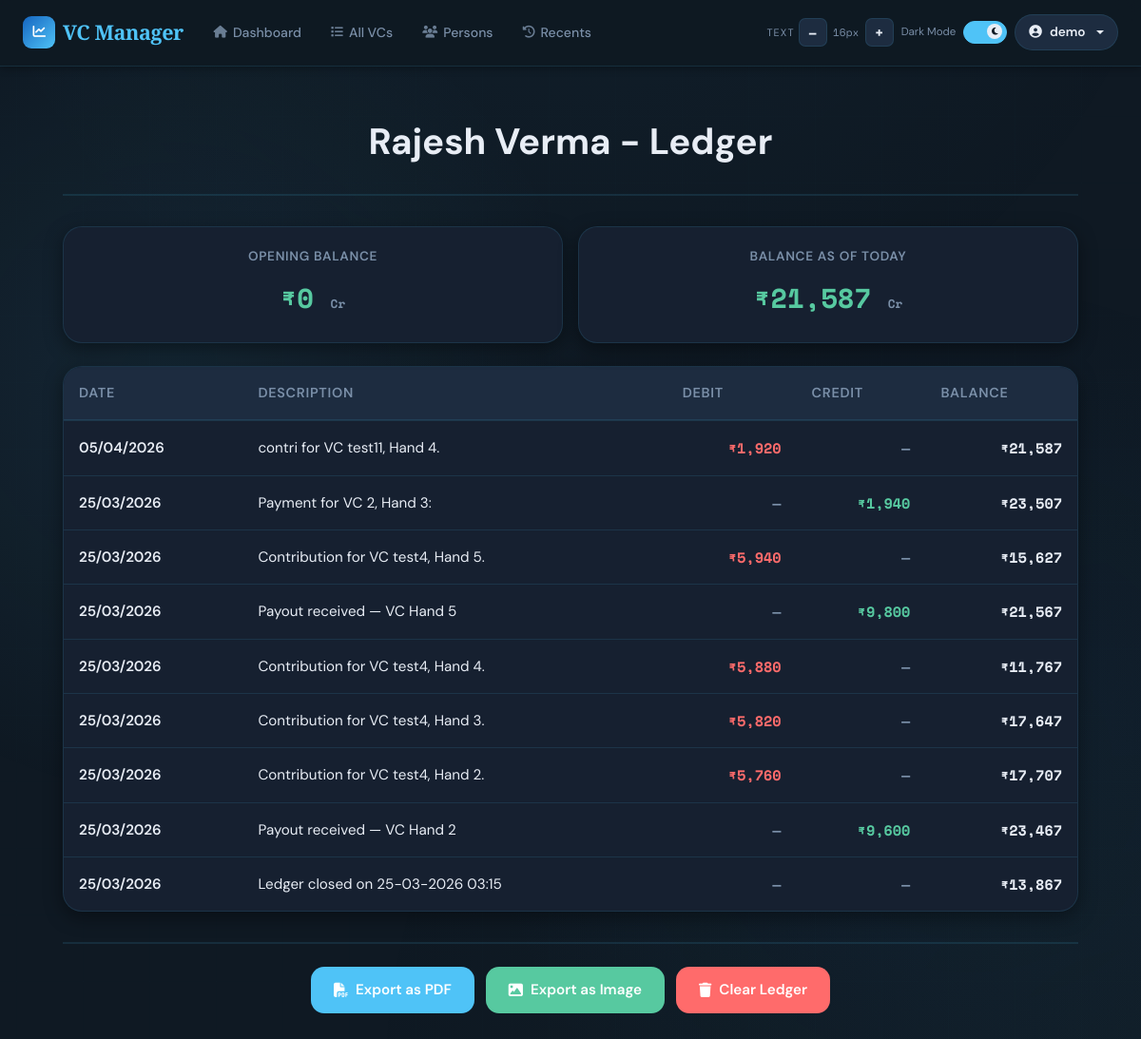
Before: /ledger/7 (signed in) with the older database file.
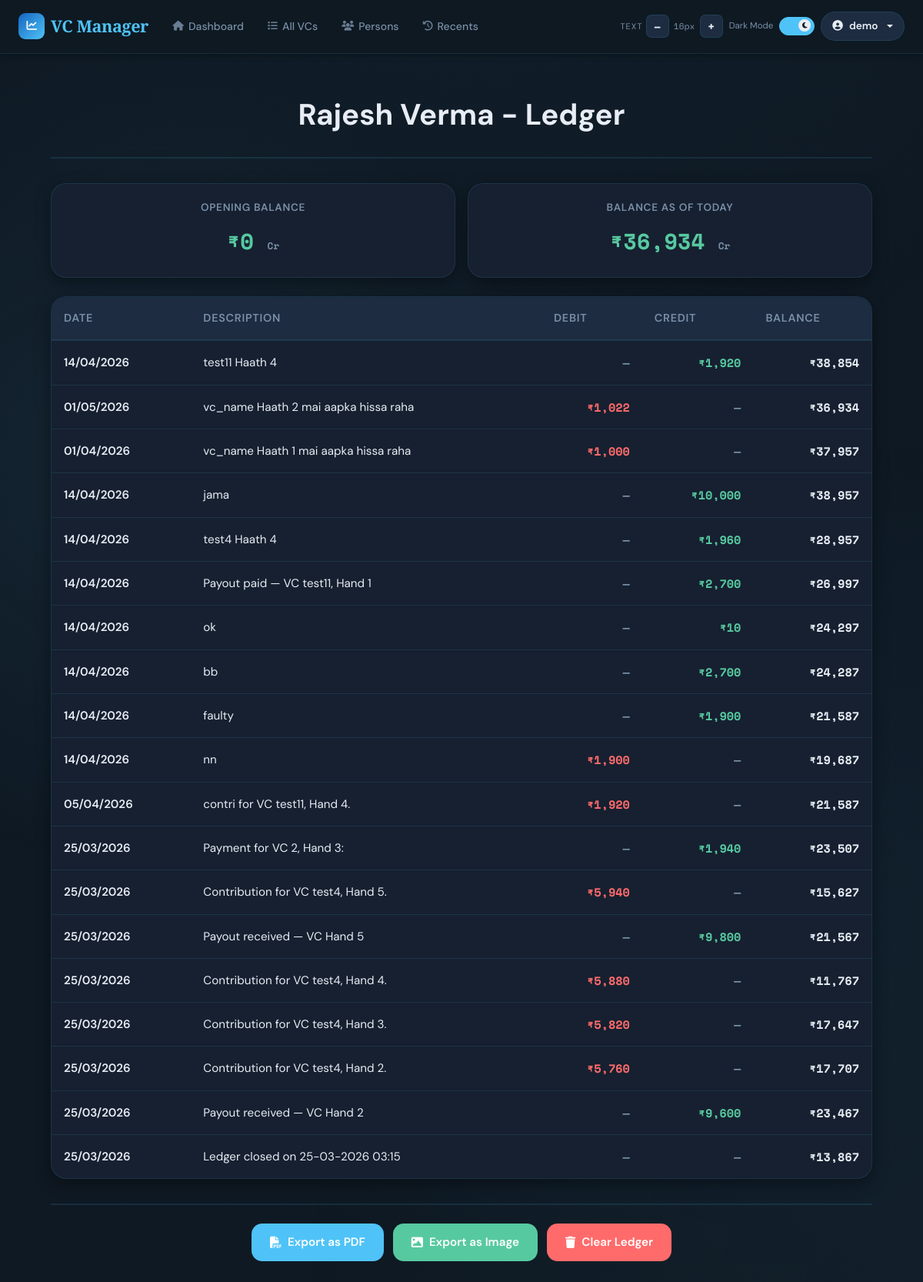
After: the same page with the newer database file.
### app/models/user.py (models this page shows, shortened)
class User(UserMixin, db.Model):
    __tablename__ = 'users'
    id = db.Column(db.Integer, primary_key=True)
    email = db.Column(db.String(120), unique=True, nullable=False, index=True)
    name = db.Column(db.String(120), nullable=False)
    password_hash = db.Column(db.String(255), nullable=True)  # Nullable for OAuth-only users
    google_id = db.Column(db.String(255), unique=True, nullable=True)  # For OAuth users
    created_at = db.Column(db.DateTime, default=datetime.utcnow)
    last_login = db.Column(db.DateTime, nullable=True)
    vcs = db.relationship('VC', backref='user', lazy=True, cascade='all, delete-orphan')
    persons = db.relationship('Person', backref='user', lazy=True, cascade='all, delete-orphan')

### app/models/person.py (models this page shows, shortened)
class Person(db.Model):
    __tablename__ = 'persons'
    id = db.Column(db.Integer, primary_key=True)
    user_id = db.Column(db.Integer, db.ForeignKey('users.id'), nullable=False, index=True)
    name = db.Column(db.String(80), nullable=False)
    short_name = db.Column(db.String(20), nullable=False)
    phone = db.Column(db.String(20), nullable=True)
    phone2 = db.Column(db.String(20), nullable=True)
    opening_balance = db.Column(db.Float, default=0.0, nullable=True)
    created_at = db.Column(db.DateTime, default=datetime.utcnow)
    __table_args__ = (
        db.UniqueConstraint('user_id', 'name',       name='uq_person_user_name'),
        db.UniqueConstraint('user_id', 'short_name', name='uq_person_user_short_name'),
    )
    payments = db.relationship('Payment', backref='person', lazy=True)
    ledger_entries = db.relationship('LedgerEntry', backref='ledger_person', lazy=True)
    @property
    def ledger_balance(self):
        entries = [e for e in self.ledger_entries if e is not None]
        if entries:
            last_entry = sorted(entries, key=lambda e: e.date, reverse=True)[0]
            return last_entry.balance if last_entry.balance is not None else (self.opening_balance or 0.0)
        return self.opening_balance or 0.0

### app/models/ledger.py (models this page shows)
class LedgerEntry(db.Model):
    __tablename__ = 'ledger_entries'
    id = db.Column(db.Integer, primary_key=True)
    person_id = db.Column(db.Integer, db.ForeignKey('persons.id'), nullable=True, index=True)
    vc_id = db.Column(db.Integer, db.ForeignKey('vcs.id'), nullable=True, index=True)
    date = db.Column(db.DateTime, nullable=False, default=datetime.utcnow)
    narration = db.Column(db.Text, nullable=False)
    debit = db.Column(db.Float, default=0)
    credit = db.Column(db.Float, default=0)
    balance = db.Column(db.Float, default=0)
    created_at = db.Column(db.DateTime, default=datetime.utcnow)
    vc = db.relationship('VC', foreign_keys=[vc_id], back_populates='ledger_entries', lazy=True)

### app/routes/ledger.py (the view)
@ledger_bp.route('/<int:person_id>')
@login_required
def person_ledger(person_id):
    person = Person.query.filter_by(id=person_id, user_id=current_user.id).first_or_404()
    vc_id = request.args.get('vc_id', type=int)
    from_date = request.args.get('from_date')
    to_date   = request.args.get('to_date')
    query = LedgerEntry.query.filter_by(person_id=person_id)
    if vc_id:
        query = query.filter(LedgerEntry.vc_id == vc_id)
    if from_date:
        query = query.filter(LedgerEntry.date >= datetime.strptime(from_date + ' 00:00:00', '%Y-%m-%d %H:%M:%S'))
    if to_date:
        query = query.filter(LedgerEntry.date <= datetime.strptime(to_date + ' 23:59:59', '%Y-%m-%d %H:%M:%S'))
    entries = query.order_by(LedgerEntry.id.desc()).all()
    entries = [e for e in entries if e is not None]
    opening_balance = float(person.opening_balance or 0.0)
    return render_template('ledger/person.html', person=person, entries=entries, opening_balance=opening_balance)

### templates/ledger/person.html (shortened to what this page needs)
{% extends "base.html" %}
{% block content %}
<div class="container-wrapper">
    <div class="page-header">
        <div class="header-title">
            <h1 class="page-title">{{ person.name }} - Ledger</h1>
        </div>
    </div>
    <div class="stats-row">
        <div class="stat-box">
            <div class="stat-label">Opening Balance</div>
            <div class="stat-value {{ 'positive' if opening_balance >= 0 else 'negative' }}">
                ₹{{ "{:,.0f}".format(opening_balance) }} <span style="color: var(--text-muted); font-size: 0.8rem;">{{ 'Cr' if opening_balance >= 0 else 'Dr' }}</span>
            </div>
        </div>
        <div class="stat-box">
            <div class="stat-label">Balance as of Today</div>
            <div class="stat-value {{ 'positive' if person.ledger_balance >= 0 else 'negative' }}">
                ₹{{ "{:,.0f}".format(person.ledger_balance) }} <span style="color: var(--text-muted); font-size: 0.8rem;">{{ 'Cr' if person.ledger_balance >= 0 else 'Dr' }}</span>
            </div>
        </div>
    </div>
    <div class="table-section">
        {% if entries %}
            <table class="ledger-table">
                <thead>
                    <tr>
                        <th>Date</th>
                        <th>Description</th>
                        <th>Debit</th>
                        <th>Credit</th>
                        <th>Balance</th>
                    </tr>
                </thead>
                <tbody>
                    {% for entry in entries %}
                    <tr>
                        <td class="cell-date">{{ entry.date.strftime('%d/%m/%Y') }}</td>
                        <td class="cell-description">{{ entry.narration }}</td>
                        <td class="cell-amount">
                            {% if entry.debit > 0 %}
                                <span class="amount-debit">₹{{ "{:,.0f}".format(entry.debit) }}</span>
                            {% else %}
                                <span class="amount-empty">—</span>
                            {% endif %}
                        </td>
                        <td class="cell-amount">
                            {% if entry.credit > 0 %}
                                <span class="amount-credit">₹{{ "{:,.0f}".format(entry.credit) }}</span>
                            {% else %}
                                <span class="amount-empty">—</span>
                            {% endif %}
                        </td>
                        <td class="cell-amount {{ 'amount-credit' if entry.balance >= 0 else 'amount-debit' }}">
                            ₹{{ "{:,.0f}".format(entry.balance) }}
                        </td>
                    </tr>
                    {% endfor %}
                </tbody>
            </table>
        {% else %}
            <div class="empty-state">
                <i class="fas fa-book-open"></i>
                <h3>No ledger entries</h3>
                <p>Start by adding entries to this person's ledger</p>
            </div>
        {% endif %}
    </div>
    <div class="export-section">
        <button class="action-btn btn-export-pdf" onclick="exportPDF({{ person.id }})">
            <i class="fas fa-file-pdf"></i>Export as PDF
        </button>
        <button class="action-btn btn-export-image" onclick="exportImage({{ person.id }})">
            <i class="fas fa-image"></i>Export as Image
        </button>
        <button class="action-btn btn-clear" onclick="confirmClearLedger()">
            <i class="fas fa-trash"></i>Clear Ledger
        </button>
    </div>
</div>
{% endblock %}

### templates/base.html (shortened to what this page needs)
<!DOCTYPE html>
<html lang="en" data-theme="dark">
<head>
    <link href="https://cdnjs.cloudflare.com/ajax/libs/font-awesome/6.5.0/css/all.min.css" rel="stylesheet">
    <link href="https://cdn.jsdelivr.net/npm/bootstrap@5.3.0/dist/css/bootstrap.min.css" rel="stylesheet">
    <link rel="stylesheet" href="https://cdn.jsdelivr.net/npm/swiper@11/swiper-bundle.min.css" />
</head>
<body>
<nav class="navbar navbar-expand-lg" role="navigation" aria-label="Main navigation">
    <div class="container-fluid px-4">
        <a class="navbar-brand" href="{{ url_for('dashboard.index') }}">
            <div class="brand-icon" aria-hidden="true"><i class="fas fa-chart-line"></i></div>
            VC Manager
        </a>
        <div class="collapse navbar-collapse" id="navbarNav">
            {% if current_user.is_authenticated %}
            <ul class="navbar-nav me-auto d-none d-md-flex">
                <li class="nav-item"><a class="nav-link" href="{{ url_for('dashboard.index') }}"><i class="fas fa-home"></i>Dashboard</a></li>
                <li class="nav-item"><a class="nav-link" href="{{ url_for('vc.vcs_list') }}"><i class="fas fa-list"></i>All VCs</a></li>
                <li class="nav-item"><a class="nav-link" href="{{ url_for('person.persons') }}"><i class="fas fa-users"></i>Persons</a></li>
                <li class="nav-item"><a class="nav-link" href="{{ url_for('transactions.recent_transactions') }}"><i class="fas fa-history"></i>Recents</a></li>
            </ul>
            {% endif %}
            <div class="d-flex align-items-center ms-auto gap-2 mt-2 mt-lg-0">
                <div class="d-flex align-items-center gap-1" role="toolbar" aria-label="Font size">
                    <span class="a11y-label d-none d-xl-inline">Text</span>
                    <button class="fs-btn" id="fsDecrease" aria-label="Decrease font size">–</button>
                    <span class="fs-display" id="fsDisplay" aria-live="polite">16px</span>
                    <button class="fs-btn" id="fsIncrease" aria-label="Increase font size">+</button>
                </div>
                <div class="d-flex align-items-center gap-2" aria-label="Theme">
                    <span class="toggle-label-text d-none d-xl-inline" id="themeLabel">Dark</span>
                    <label class="toggle-switch" aria-label="Toggle light/dark mode">
                        <div class="toggle-track"></div>
                        <div class="toggle-thumb"><i class="fas fa-moon" id="toggleIcon"></i></div>
                    </label>
                </div>
                {% if current_user.is_authenticated %}
                <div class="dropdown">
                    <button class="user-btn dropdown-toggle" type="button" data-bs-toggle="dropdown" aria-expanded="false">
                        <i class="fas fa-user-circle"></i>
                        <span class="d-none d-sm-inline">{{ current_user.name }}</span>
                    </button>
                </div>
                {% endif %}
            </div>
        </div>
    </div>
</nav>
<main class="main-content" role="main">
    <div class="container">
        {% block content %}{% endblock %}
    </div>
</main>
</body>
</html>

### templates/ledger/person.html (style rules this page uses)
html { font-size: var(--fs-base); }
body { font-size: var(--fs-base); }
.container-wrapper { max-width: 1200px; margin: 0 auto; padding: 24px; }
.page-header { text-align: center; margin-bottom: 32px; padding-bottom: 24px; border-bottom: 2px solid var(--border); }
.header-title { text-align: center; }
.page-title { font-size: 2.4rem; font-weight: 700; color: var(--text); margin: 0 0 8px 0; }
.stats-row { display: grid; grid-template-columns: repeat(2, 1fr); gap: 16px; margin-bottom: 24px; }
.stat-box { background: var(--surface); border: 1.5px solid var(--border); border-radius: var(--radius-lg); padding: 20px; box-shadow: var(--shadow-md); text-align: center; }
.stat-label { font-size: 0.85rem; color: var(--text-muted); font-weight: 600; text-transform: uppercase; letter-spacing: 0.05em; margin-bottom: 10px; }
.stat-value { font-size: 1.8rem; font-weight: 700; font-family: 'Space Mono', monospace; color: var(--text); margin-bottom: 4px; }
.stat-value.positive { color: var(--success); }
.export-section { text-align: center; margin-top: 32px; padding-top: 24px; border-top: 2px solid var(--border); display: flex; gap: 12px; justify-content: center; flex-wrap: wrap; }
.action-btn { padding: 12px 24px; border: none; border-radius: var(--radius-md); font-weight: 600; cursor: pointer; transition: all 0.28s; display: inline-flex; align-items: center; gap: 8px; font-size: 0.95rem; }
.btn-export-pdf { background: var(--accent); color: #fff; }
.btn-export-image { background: var(--success); color: #fff; }
.btn-clear { background: var(--danger); color: #fff; }
.table-section { background: var(--surface); border: 1.5px solid var(--border); border-radius: var(--radius-lg); overflow: hidden; box-shadow: var(--shadow-md); margin-bottom: 24px; }
.ledger-table { width: 100%; border-collapse: collapse; }
.ledger-table thead { background: var(--surface2); border-bottom: 2px solid var(--border); }
.ledger-table th { padding: 16px; text-align: left; font-weight: 600; font-size: 0.9rem; color: var(--text-muted); text-transform: uppercase; letter-spacing: 0.05em; }
.ledger-table td { padding: 16px; border-bottom: 1.5px solid var(--border); color: var(--text); font-size: 0.95rem; }
.ledger-table tbody tr:last-child td { border-bottom: none; }
.cell-date { font-weight: 600; color: var(--text); }
.cell-description { color: var(--text); }
.cell-amount { font-weight: 700; font-family: 'Space Mono', monospace; text-align: right; }
.amount-debit { color: var(--danger); }
.amount-credit { color: var(--success); }
.amount-empty { color: var(--text-muted); }

Changed rows visible on the page:
computed for LedgerEntry "Ledger closed on 25-03-2026 03:15": ledger_balance "21,587" → "36,934"
added LedgerEntry: date "14/04/2026", narration "test11 Haath 4", credit "1,920", balance "38,854"
added LedgerEntry: date "01/05/2026", narration "vc_name Haath 2 mai aapka hissa raha", debit "1,022", balance "36,934"
added LedgerEntry: date "01/04/2026", narration "vc_name Haath 1 mai aapka hissa raha", debit "1,000", balance "37,957"
added LedgerEntry: date "14/04/2026", narration "jama", credit "10,000", balance "38,957"
added LedgerEntry: date "14/04/2026", narration "test4 Haath 4", credit "1,960", balance "28,957"
added LedgerEntry: date "14/04/2026", narration "Payout paid — VC test11, Hand 1", credit "2,700", balance "26,997"
added LedgerEntry: date "14/04/2026", narration "ok", credit "10", balance "24,297"
added LedgerEntry: date "14/04/2026", narration "bb", credit "2,700", balance "24,287"
added LedgerEntry: date "14/04/2026", narration "faulty", credit "1,900", balance "21,587"
added LedgerEntry: date "14/04/2026", narration "nn", debit "1,900", balance "19,687"
